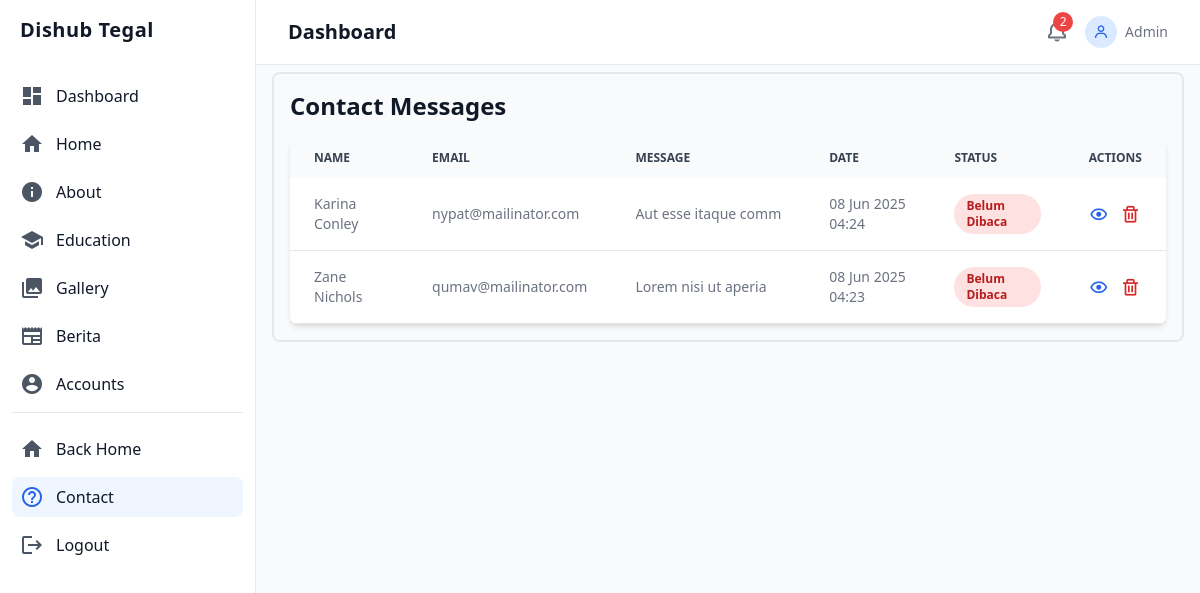
/dashboard/contact/contact.php, run on the app's committed database.
### tables this page shows
CREATE TABLE `contacts` (
  `id` int NOT NULL,
  `first_name` varchar(255) NOT NULL,
  `last_name` varchar(255) NOT NULL,
  `email` varchar(255) NOT NULL,
  `message` text NOT NULL,
  `status` enum('unread','read') NOT NULL DEFAULT 'unread',
  `created_at` timestamp NOT NULL DEFAULT CURRENT_TIMESTAMP
);

### dashboard/contact/contact.php (the view, shortened to what this page needs)
<!DOCTYPE html>
<html lang="en">
<head>
    <script src="https://cdn.tailwindcss.com"></script>
    <link href='https://unpkg.com/boxicons@2.1.4/css/boxicons.min.css' rel='stylesheet'>
    <link href="https://cdnjs.cloudflare.com/ajax/libs/flowbite/2.2.1/flowbite.min.css" rel="stylesheet" />
</head>
<body class="bg-gray-50">
    <?php include '../sidebar.php'; ?>
    <?php include '../header.php'; ?>
    <?php
    require_once '../../config/db.php';
    $query = "SELECT * FROM contacts ORDER BY created_at DESC";
    $result = mysqli_query($db, $query);
    ?>
    <div class="p-4 sm:ml-64">
        <div class="p-4 border-2 border-gray-200 rounded-lg mt-14">
            <div class="flex items-center justify-between mb-4">
                <h1 class="text-2xl font-bold text-gray-900">Contact Messages</h1>
            </div>
            <?php if (mysqli_num_rows($result) > 0): ?>
            <div class="relative overflow-x-auto shadow-md sm:rounded-lg">
                <table class="w-full text-sm text-left text-gray-500">
                    <thead class="text-xs text-gray-700 uppercase bg-gray-50">
                        <tr>
                            <th scope="col" class="px-6 py-3">Name</th>
                            <th scope="col" class="px-6 py-3">Email</th>
                            <th scope="col" class="px-6 py-3">Message</th>
                            <th scope="col" class="px-6 py-3">Date</th>
                            <th scope="col" class="px-6 py-3">Status</th>
                            <th scope="col" class="px-6 py-3">Actions</th>
                        </tr>
                    </thead>
                    <tbody>
                        <?php while ($row = mysqli_fetch_assoc($result)): ?>
                        <tr class="bg-white border-b hover:bg-gray-50">
                            <td class="px-6 py-4">
                                <?php echo htmlspecialchars($row['first_name'] . ' ' . $row['last_name']); ?>
                            </td>
                            <td class="px-6 py-4">
                                <?php echo htmlspecialchars($row['email']); ?>
                            </td>
                            <td class="px-6 py-4">
                                <div class="max-w-xs truncate">
                                    <?php echo htmlspecialchars($row['message']); ?>
                                </div>
                            </td>
                            <td class="px-6 py-4">
                                <?php echo date('d M Y H:i', strtotime($row['created_at'])); ?>
                            </td>
                            <td class="px-6 py-4">
                                <?php if ($row['status'] === 'unread'): ?>
                                <span
                                    class="inline-block px-3 py-1 text-xs font-semibold text-red-700 bg-red-100 rounded-full">Belum
                                    Dibaca</span>
                                <?php else: ?>
                                <span
                                    class="inline-block px-3 py-1 text-xs font-semibold text-green-700 bg-green-100 rounded-full">Sudah
                                    Dibaca</span>
                                <?php endif; ?>
                            </td>
                            <td class="px-6 py-4">
                                <button type="button" class="view-message-btn text-blue-600 hover:text-blue-900"
                                    data-modal-target="messageModal" data-modal-toggle="messageModal"
                                    data-message="<?php echo htmlspecialchars($row['message']); ?>"
                                    data-name="<?php echo htmlspecialchars($row['first_name'] . ' ' . $row['last_name']); ?>"
                                    data-email="<?php echo htmlspecialchars($row['email']); ?>"
                                    data-date="<?php echo date('d M Y H:i', strtotime($row['created_at'])); ?>"
                                    data-id="<?php echo $row['id']; ?>">
                                    <i class='bx bx-show text-xl'></i>
                                </button>
                                <button type="button" class="delete-message-btn text-red-600 hover:text-red-900 ml-2"
                                    data-id="<?php echo $row['id']; ?>">
                                    <i class='bx bx-trash text-xl'></i>
                                </button>
                            </td>
                        </tr>
                        <?php endwhile; ?>
                    </tbody>
                </table>
            </div>
            <?php endif; ?>
        </div>
    </div>
</body>
</html>

### dashboard/sidebar.php (shortened to what this page needs)
<aside id="sidebar-mobile"
    class="fixed top-0 left-0 z-40 w-64 h-screen transition-transform duration-300 ease-in-out -translate-x-full sm:translate-x-0"
    aria-label="Sidebar">
    <div class="h-full px-3 py-4 overflow-y-auto bg-white border-r border-gray-200">
        <div class="flex items-center justify-between mb-8 px-2">
            <div class="flex items-center gap-2">
                <span class="text-xl font-bold tracking-wide text-gray-900">Dishub Tegal</span>
            </div>
        </div>
        <ul class="space-y-2 font-medium">
            <li>
                <a href="/dashboard/dashboard.php"
                    class="flex items-center p-2 text-gray-900 rounded-lg hover:bg-gray-100 group transition-all duration-200 <?= basename($_SERVER['PHP_SELF']) === 'dashboard.php' ? 'bg-blue-50 text-blue-600' : '' ?>">
                    <span
                        class="material-icons <?= basename($_SERVER['PHP_SELF']) === 'dashboard.php' ? 'text-blue-600' : 'text-gray-600' ?> group-hover:text-gray-900 transition-colors duration-200">dashboard</span>
                    <span class="ml-3">Dashboard</span>
                </a>
            </li>
            <li>
                <a href="/dashboard/home/home.php"
                    class="flex items-center p-2 text-gray-900 rounded-lg hover:bg-gray-100 group transition-all duration-200 <?= strpos($_SERVER['PHP_SELF'], 'home.php') !== false ? 'bg-blue-50 text-blue-600' : '' ?>">
                    <span
                        class="material-icons <?= strpos($_SERVER['PHP_SELF'], 'home.php') !== false ? 'text-blue-600' : 'text-gray-600' ?> group-hover:text-gray-900 transition-colors duration-200">home</span>
                    <span class="ml-3">Home</span>
                </a>
            </li>
            <li>
                <a href="/dashboard/about/about.php"
                    class="flex items-center p-2 text-gray-900 rounded-lg hover:bg-gray-100 group transition-all duration-200 <?= strpos($_SERVER['PHP_SELF'], 'about.php') !== false ? 'bg-blue-50 text-blue-600' : '' ?>">
                    <span
                        class="material-icons <?= strpos($_SERVER['PHP_SELF'], 'about.php') !== false ? 'text-blue-600' : 'text-gray-600' ?> group-hover:text-gray-900 transition-colors duration-200">info</span>
                    <span class="ml-3">About</span>
                </a>
            </li>
            <li>
                <a href="/dashboard/education/education.php"
                    class="flex items-center p-2 text-gray-900 rounded-lg hover:bg-gray-100 group transition-all duration-200 <?= strpos($_SERVER['PHP_SELF'], 'education.php') !== false ? 'bg-blue-50 text-blue-600' : '' ?>">
                    <span
                        class="material-icons <?= strpos($_SERVER['PHP_SELF'], 'education.php') !== false ? 'text-blue-600' : 'text-gray-600' ?> group-hover:text-gray-900 transition-colors duration-200">school</span>
                    <span class="ml-3">Education</span>
                </a>
            </li>
            <li>
                <a href="/dashboard/gallery/gallery.php"
                    class="flex items-center p-2 text-gray-900 rounded-lg hover:bg-gray-100 group transition-all duration-200 <?= strpos($_SERVER['PHP_SELF'], 'gallery.php') !== false ? 'bg-blue-50 text-blue-600' : '' ?>">
                    <span
                        class="material-icons <?= strpos($_SERVER['PHP_SELF'], 'gallery.php') !== false ? 'text-blue-600' : 'text-gray-600' ?> group-hover:text-gray-900 transition-colors duration-200">photo_library</span>
                    <span class="ml-3">Gallery</span>
                </a>
            </li>
            <li>
                <a href="/dashboard/berita/berita.php"
                    class="flex items-center p-2 text-gray-900 rounded-lg hover:bg-gray-100 group transition-all duration-200 <?= strpos($_SERVER['PHP_SELF'], 'berita.php') !== false ? 'bg-blue-50 text-blue-600' : '' ?>">
                    <span
                        class="material-icons <?= strpos($_SERVER['PHP_SELF'], 'berita.php') !== false ? 'text-blue-600' : 'text-gray-600' ?> group-hover:text-gray-900 transition-colors duration-200">newspaper</span>
                    <span class="ml-3">Berita</span>
                </a>
            </li>
            <li>
                <a href="/dashboard/accounts/accounts.php"
                    class="flex items-center p-2 text-gray-900 rounded-lg hover:bg-gray-100 group transition-all duration-200 <?= strpos($_SERVER['PHP_SELF'], 'accounts.php') !== false ? 'bg-blue-50 text-blue-600' : '' ?>">
                    <span
                        class="material-icons <?= strpos($_SERVER['PHP_SELF'], 'accounts.php') !== false ? 'text-blue-600' : 'text-gray-600' ?> group-hover:text-gray-900 transition-colors duration-200">account_circle</span>
                    <span class="ml-3">Accounts</span>
                </a>
            </li>
            <div class="pt-4 mt-4 space-y-2 border-t border-gray-200">
                <a href="/"
                    class="flex items-center p-2 text-gray-900 rounded-lg hover:bg-gray-100 group transition-all duration-200">
                    <span
                        class="material-icons text-gray-600 group-hover:text-gray-900 transition-colors duration-200">home</span>
                    <span class="ml-3">Back Home</span>
                </a>
                <a href="/dashboard/contact/contact.php"
                    class="flex items-center p-2 text-gray-900 rounded-lg hover:bg-gray-100 group transition-all duration-200 <?= strpos($_SERVER['PHP_SELF'], 'contact.php') !== false ? 'bg-blue-50 text-blue-600' : '' ?>">
                    <span
                        class="material-icons <?= strpos($_SERVER['PHP_SELF'], 'contact.php') !== false ? 'text-blue-600' : 'text-gray-600' ?> group-hover:text-gray-900 transition-colors duration-200">help_outline</span>
                    <span class="ml-3">Contact</span>
                </a>
                <a href="/logout.php"
                    class="flex items-center p-2 text-gray-900 rounded-lg hover:bg-gray-100 group transition-all duration-200">
                    <span
                        class="material-icons text-gray-600 group-hover:text-gray-900 transition-colors duration-200">logout</span>
                    <span class="ml-3">Logout</span>
                </a>
            </div>
        </ul>
    </div>
</aside>

### dashboard/header.php (shortened to what this page needs)
<?php
if (!isset($user)) {
    $user = $_SESSION['user'] ?? null;
}
try {
    require_once __DIR__ . '/../config/db.php';
    $unread_count = $db->query("SELECT COUNT(*) as count FROM contacts WHERE status = 'unread'")->fetch_assoc()['count'];
} catch (Exception $e) {
    $unread_messages = [];
    $unread_count = 0;
}
?>
<header class="fixed top-0 right-0 left-0 sm:left-64 z-30 bg-white border-b border-gray-200">
    <div class="px-4 sm:px-8 py-4">
        <div class="flex items-center justify-between">
            <div class="flex items-center gap-4">
                <h1 class="text-xl font-semibold text-gray-900">Dashboard</h1>
            </div>
            <div class="flex items-center gap-4">
                <div class="relative">
                    <button type="button" class="relative text-gray-500 hover:text-gray-600" id="notificationButton">
                        <i class='bx bx-bell text-2xl'></i>
                        <?php if ($unread_count > 0): ?>
                        <span
                            class="absolute -top-1 -right-1 bg-red-500 text-white text-xs rounded-full w-5 h-5 flex items-center justify-center">
                            <?php echo $unread_count; ?>
                        </span>
                        <?php endif; ?>
                    </button>
                </div>
                <div class="relative">
                    <button type="button" class="flex items-center gap-2 text-gray-500 hover:text-gray-600"
                        id="userMenuButton">
                        <div class="w-8 h-8 rounded-full bg-blue-100 flex items-center justify-center">
                            <i class='bx bx-user text-blue-600'></i>
                        </div>
                        <span
                            class="hidden sm:block text-sm font-medium"><?php echo htmlspecialchars($user['fullname'] ?? 'Admin'); ?></span>
                    </button>
                </div>
            </div>
        </div>
    </div>
</header>

### data on the page
contacts: first_name+last_name "Karina Conley", email "nypat@mailinator.com", message "Aut esse itaque comm", created_at "08 Jun 2025 04:24", status "Belum Dibaca"
contacts: first_name+last_name "Zane Nichols", email "qumav@mailinator.com", message "Lorem nisi ut aperia", created_at "08 Jun 2025 04:23", status "Belum Dibaca"

### other printed values
$unread_count "2"
$user['fullname'] "Admin"
